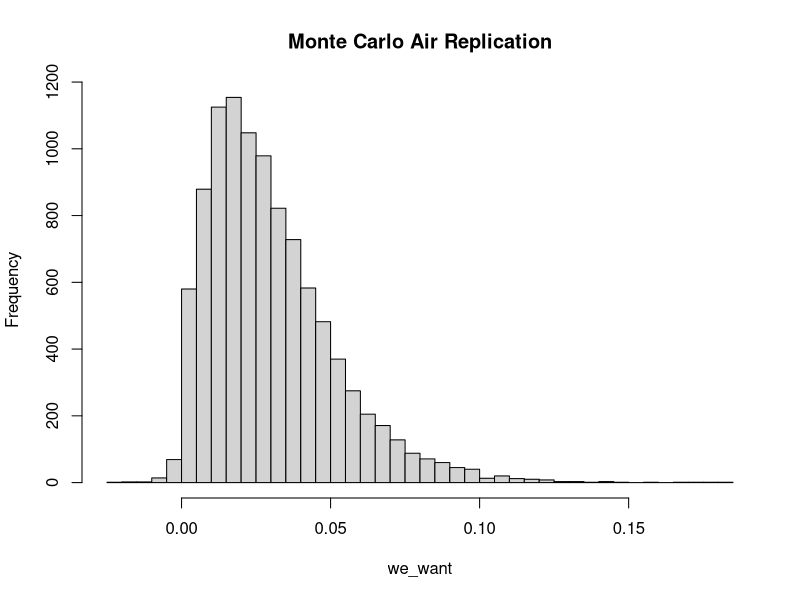
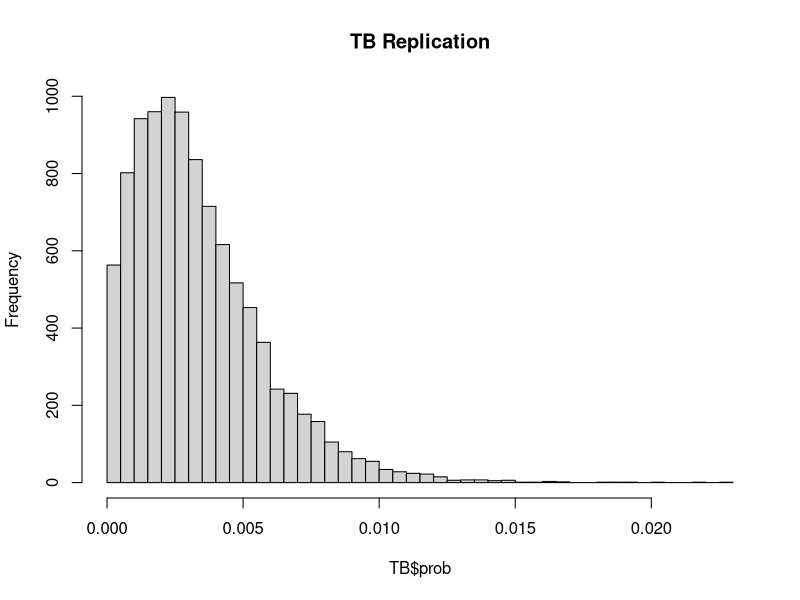
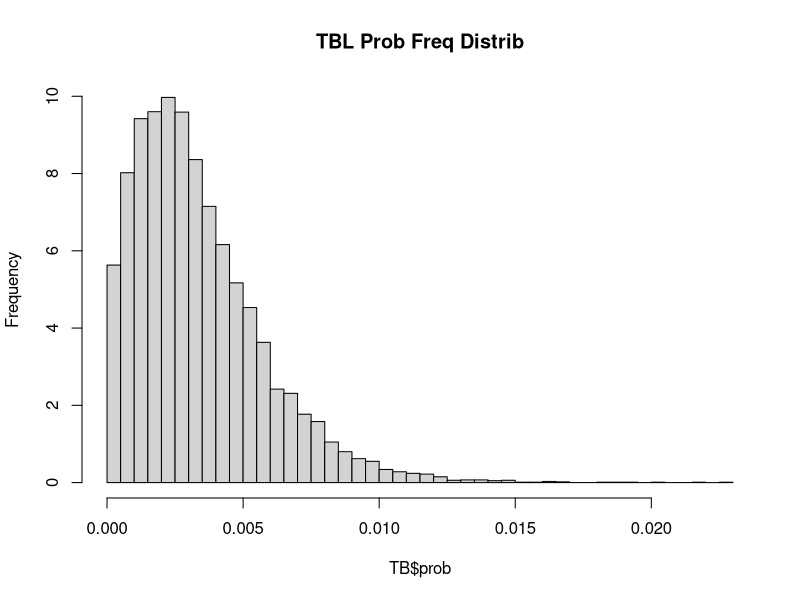
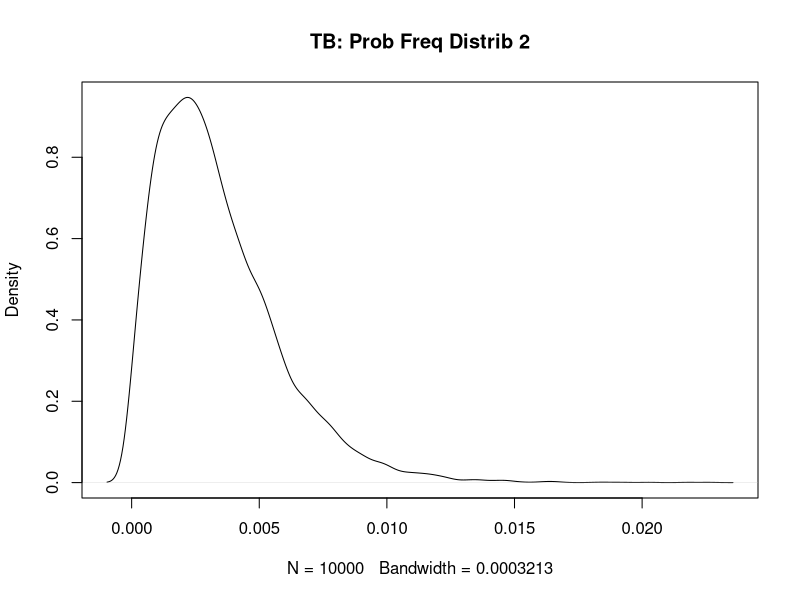
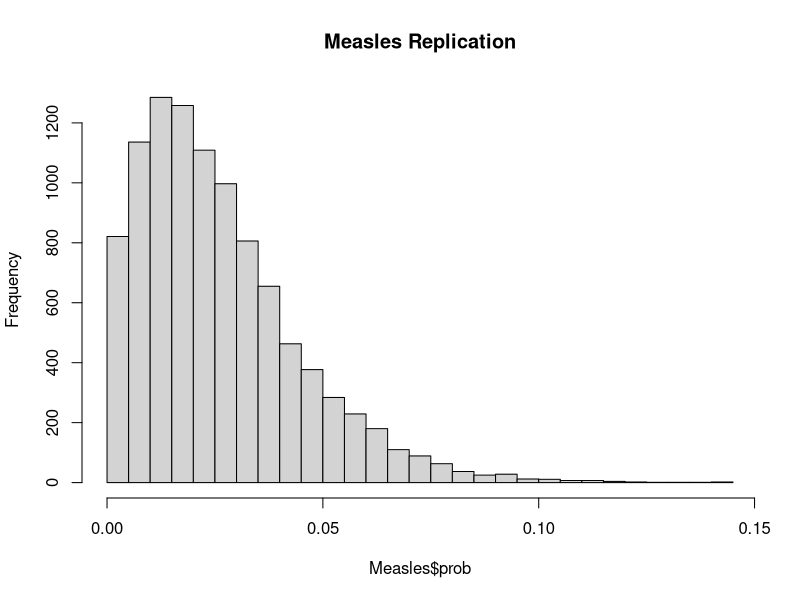
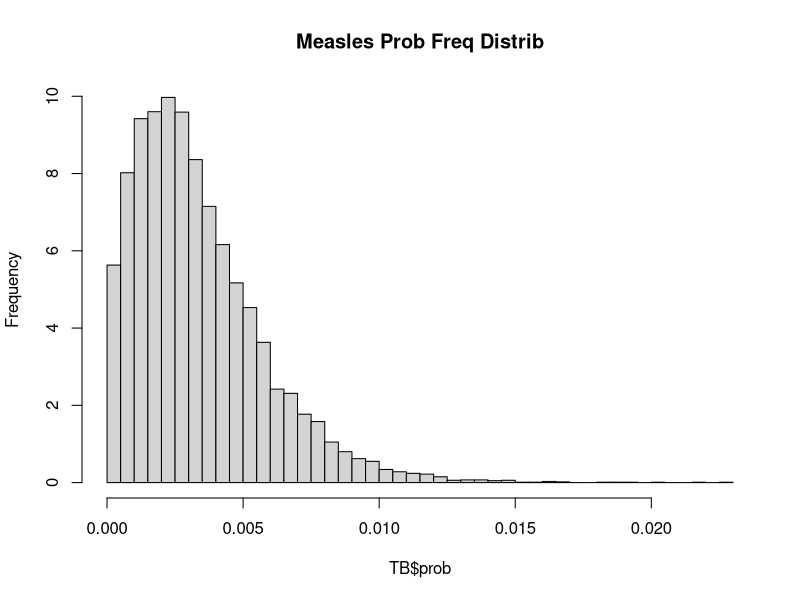
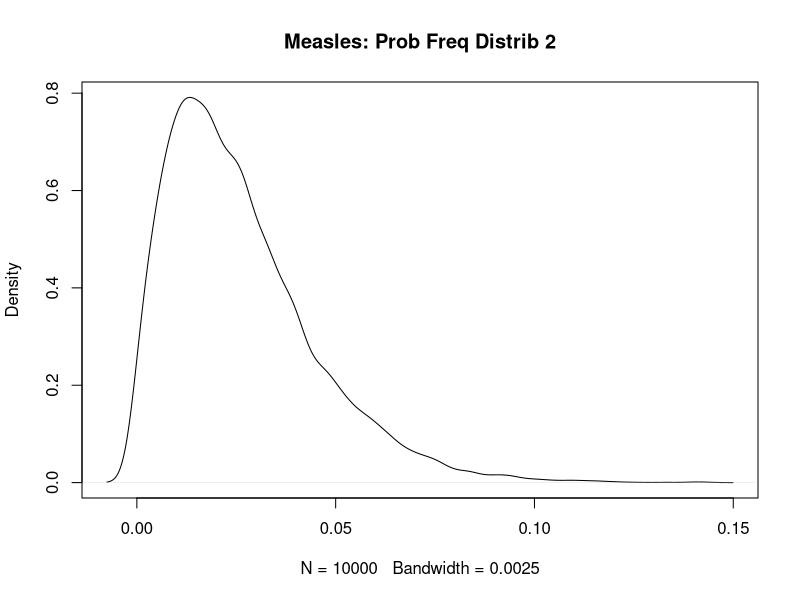
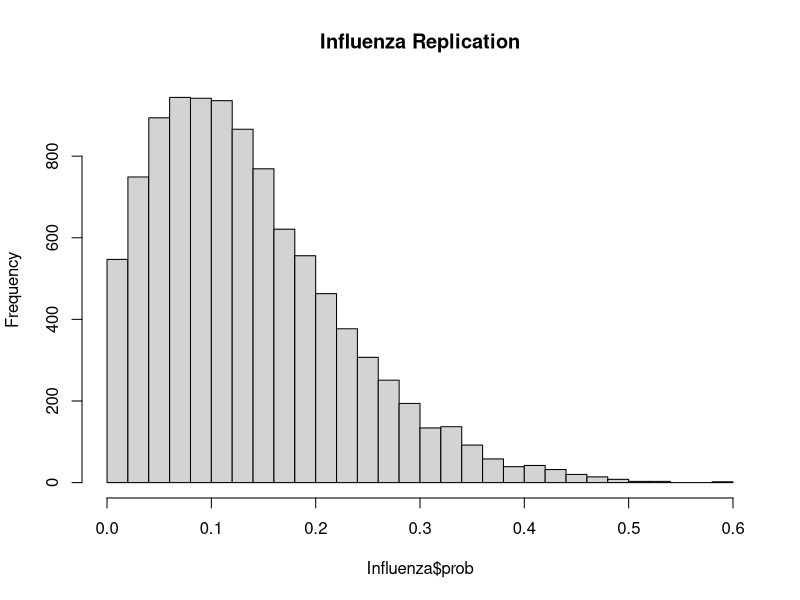

Here is the R script that generated these plots, in order:
## ---- chunk 1
set.seed(400)
## ---- chunk 2
library(dplyr)
library(stats)
library(tidyr)
library(tidyverse)
library(broom)
library(ggplot2)
## ---- chunk 3
m <- 10000

monte_AIR <- function(m) {
  storing <- numeric(m)
  for (i in 1:m){
    p <- rnorm(1, mean = 0.48, sd = 0.20)
    I <- 1
    phi <- rnorm(1, mean = 100, sd = 20)
    V <- 132
    N <- rnorm(1, mean = 3, sd = 0.5)
    t <- rnorm(1, mean = 0.5, sd = 0.167)
  
    form <- ((p*I*phi)/V) * ((N*t + exp(-N*t) - 1) / (N^2))
  
    storing[i] <- 1 - exp(-form)
  }
  return(storing)
}

we_want <- monte_AIR(m)

mean(we_want)

hist(we_want , breaks = 35, main = "Monte Carlo Air Replication")
## ---- chunk 4
# Wells-Riley formula: 

## vent_mean = 4 <- ventilation rate
## breath_mean = 0.48 <- pumonary ventilation rate
## time_mean = 0.5 <- 30min /1 hr

air_monte <- function(m = 10000, quanta_mean, quanta_sd, 
                      room_vol=132, infect=1, vent_mean=4, vent_sd=1, 
                      breath_mean=0.48, breath_sd=0.2, 
                      time_mean=0.5, time_sd=0.167, s_mean = 19, s_sd=10){
  prob_vec <- numeric(m)
  infect_vect <- numeric(m)
  s_after <- numeric(m)
  
  for (i in 1:m) {
    p <- max(rnorm(1, breath_mean, breath_sd), 0)
    phi <- max(rnorm(1, quanta_mean, quanta_sd), 0)
    t <- max(rnorm(1, time_mean, time_sd), 0)
    Q <- max(rnorm(1, vent_mean, venth_sd), 0.01)
    S0 <- max(round(rnorm(1, s_mean, s_sd)), 1)
    
      # exposure term
    X <- (infect * phi * p * t) / Q
    
      # infection prob. 
    P <- 1 - exp(-X)
    
      # expected infections
    exp_inf <- S0 * P
    
    prob_vec[i] <- P
    infect_vect[i] <- exp_inf
    s_after[i] <- S0 - exp_inf
  }
 
  return(list(
    prob=prob_vec, infections=infect_vect, non_infected = s_after,
    summary = list(
      mean_prob = mean(prob_vec),
      mean_infections = mean(inf_vect),
      prob_quantiles = quantile(prob_vec, c(0.25,0.5,0.75,0.9,0.95)),
      inf_quantiles = quantile(infect_vect, c(0.25,0.5,0.75,0.9,0.95))
    )
  ))
}
## ---- chunk 5
better_monte <- function(m = 10000, dis_quanta, quanta_sd, room_size = 132, 
                         infected_individuals = 1, room_venti_rate = 4){ 
  probability_inf <- numeric(m)
  num_new_infect <- numeric(m)
  sus_persons <- numeric(m)

  for(i in 1:m) {
    
    p_2 <- max(rnorm(1, mean = 0.48, sd = 0.20), 0)
    phi_2 <- max(rnorm(1, mean = dis_quanta, sd = quanta_sd),0)
    t_2 <- max(rnorm(1, mean = 0.5, sd = 0.167), 0)
    S0 <- max(round(rnorm(1, mean = 19, sd = 10)),1)
    
    q_2 <- infected_individuals * phi_2
 
    n_t <- (q_2/room_venti_rate) * (1 - exp(-room_venti_rate*t_2))
    
    nucci <- ((p_2*q_2)/room_size) * 
      ((room_venti_rate * t_2 + exp(-room_venti_rate * 
                                      t_2) -1) / (room_venti_rate^2))
    
    S_t <- S0 * exp(-nucci)
    
    inf <- S0 - S_t
    
    sus_prob <- inf / S0
    
    probability_inf[i] <- sus_prob
    num_new_infect[i] <- inf
    sus_persons[i] <- S_t
  }
  
  return(list(prob = probability_inf,
              infections = num_new_infect,
              survivors = sus_persons,
              summary = list(mean_prob = mean(probability_inf),
                             mean_infections = mean(num_new_infect),
                             prob_quantiles = quantile(probability_inf, 
                                                       c(0.25, 0.5, 0.75, 
                                                         0.9, 0.95)),
                             inf_quantiles = quantile(num_new_infect, 
                                                      c(0.25, 0.5, 0.75, 
                                                        0.9, 0.95)))))

}

TB <- better_monte(10000, dis_quanta = 12.7, quanta_sd = 3.0,
                   room_size = 132, infected_individuals = 1, 
                   room_venti_rate = 4)

mean(TB$prob)
h <- hist(TB$prob, breaks = 35, main = "TB Replication")

h$counts <- h$counts / sum(h$counts) * 100

plot(h, main = "TBL Prob Freq Distrib")


dens <- density(TB$prob)

dens$y <- dens$y / sum(dens$y) *100

plot(dens, main = "TB: Prob Freq Distrib 2")
## ---- chunk 6
Measles <- better_monte(10000, dis_quanta = 100, quanta_sd = 25.0,
                   room_size = 132, infected_individuals = 1, 
                   room_venti_rate = 4)

mean(Measles$prob)
hMeas <- hist(Measles$prob, breaks = 35, main = "Measles Replication")

hMeas$counts <- hMeas$counts / sum(hMeas$counts) * 100

plot(h, main = "Measles Prob Freq Distrib")


densM <- density(Measles$prob)

densM$y <- densM$y / sum(densM$y) *100

plot(densM, main = "Measles: Prob Freq Distrib 2")
## ---- chunk 7
Influenza <- better_monte(10000, dis_quanta = 570, quanta_sd = 173.0,
                   room_size = 132, infected_individuals = 1, 
                   room_venti_rate = 4)

mean(Influenza$prob)

hFLU <- hist(Influenza$prob, breaks = 35, main = "Influenza Replication")

hFLU$counts <- hFLU$counts / sum(hFLU$counts) * 100

plot(hFLU, main = "Influenza Prob Freq Distrib")


densFLU <- density(Influenza$prob)

densFLU$y <- densFLU$y / sum(densFLU$y) *100

plot(densFLU, main = "Influenza: Prob Freq Distrib 2")

## ---- chunk 8
sars_mean <- 2.7  #mean quanta per hour
sars_sd <- 1.2

sars <- better_monte(10000, dis_quanta = sars_mean, quanta_sd = sars_sd,
                   room_size = 132, infected_individuals = 1, 
                   room_venti_rate = 4)

mean(sars$prob)

hSars <- hist(sars$prob, breaks = 35, main = "SARS Replication")

hSars$counts <- hSars$counts / sum(hSars$counts) * 100

plot(hSars, main = "SARS Prob Freq Distrib")


densSARS <- density(sars$prob)

densSARS$y <- densSARS$y / sum(densSARS$y) *100

plot(densSARS, main = "SARS: Prob Freq Distrib 2")
